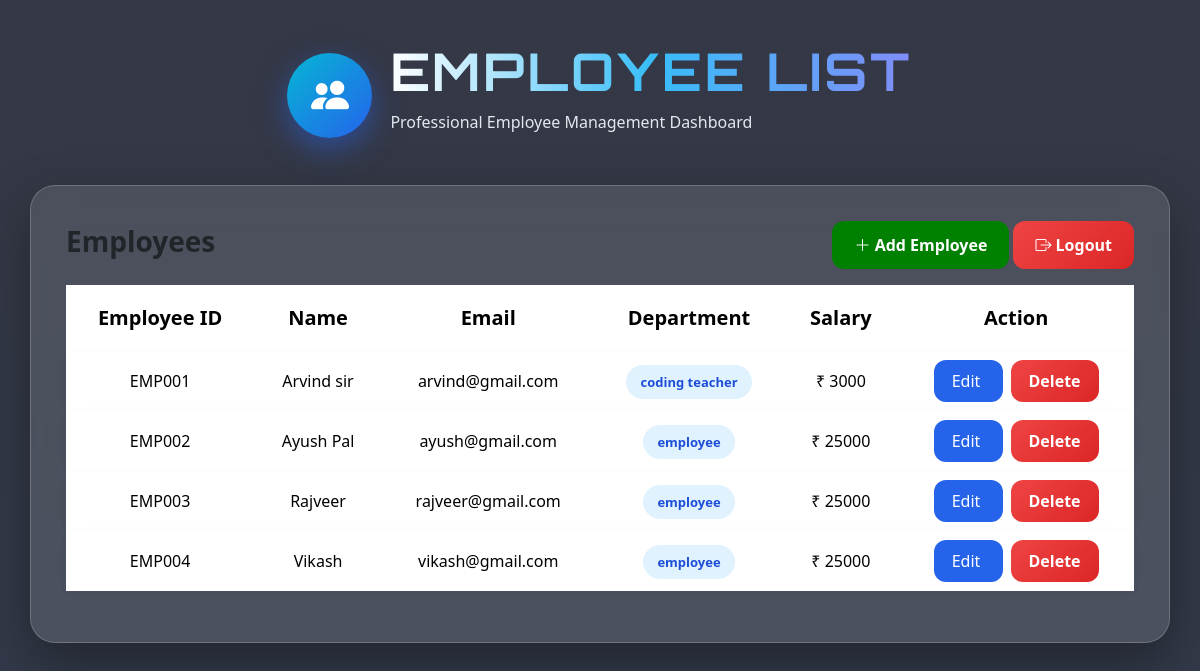
The app's page /employeelist with its own data.
### myapp/models.py (models this page shows, shortened)
class Employee(models.Model):
    employee_id = models.CharField(max_length=10, unique=True, editable=False, default='')
    name = models.CharField(max_length=100)
    email = models.EmailField()
    department = models.CharField(max_length=100)
    salary = models.IntegerField()

### myapp/views.py (the view)
# urls.py: path('employeelist', views.employee_list, name='employee_list'),
def employee_list(request):
    employees = Employee.objects.all()
    return render(request, 'view_employee.html', {
        'employees': employees
    })

### myapp/templates/view_employee.html (shortened to what this page needs)
<!DOCTYPE html>
<html lang="en">
<head>
    <link href="https://cdn.jsdelivr.net/npm/bootstrap@5.3.3/dist/css/bootstrap.min.css" rel="stylesheet">
    <link rel="stylesheet"
    href="https://cdn.jsdelivr.net/npm/bootstrap-icons@1.11.3/font/bootstrap-icons.min.css">
    <link rel="stylesheet"
    href="https://cdnjs.cloudflare.com/ajax/libs/font-awesome/6.5.2/css/all.min.css"/>
</head>
<body>
<div class="modern-heading">
    <div class="heading-icon">
        <i class="bi bi-people-fill"></i>
    </div>
    <div>
        <h1 class="heading-title">EMPLOYEE LIST</h1>
        <p class="heading-subtitle">Professional Employee Management Dashboard</p>
    </div>
</div>
<div class="container employee-card">
    <div class="d-flex justify-content-between align-items-center mb-3">
        <h3 class="fw-bold">Employees</h3>
     <div class="d-flex align-items-center">
    <a href="{% url 'create_employee' %}" class="add-btn">
        <i class="bi bi-plus-lg"></i> Add Employee
    </a>
    <a href="{% url 'logout' %}" class="logout-btn ms-1">
        <i class="bi bi-box-arrow-right"></i> Logout
    </a>
</div>
    </div>
    <table class="table align-middle text-center" id="one">
        <thead>
            <tr>
                <th>Employee ID</th>
                <th>Name</th>
                <th>Email</th>
                <th>Department</th>
                <th>Salary</th>
                <th>Action</th>
            </tr>
        </thead>
        <tbody>
        {% for employee in employees %}
        <tr>
            <td>{{ employee.employee_id }}</td>
            <td>{{ employee.name }}</td>
            <td>{{ employee.email }}</td>
            <td>
                <span class="department-badge">
                    {{ employee.department }}
                </span>
            </td>
            <td>₹ {{ employee.salary }}</td>
            <td>
                <a href="{% url 'update_employee' employee.id %}" class="btn-update">
                    Edit
                </a>
                <a href="{% url 'delete_employee' employee.id %}" class="btn-delete">
                    Delete
                </a>
            </td>
        </tr>
        {% empty %}
        <tr>
            <td colspan="6">No Employees Found</td>
        </tr>
        {% endfor %}
        </tbody>
    </table>
</div>
</body>
</html>

### myapp/templates/view_employee.html (style rules this page uses)
body { min-height:100vh; padding:40px 0; background: linear-gradient(rgba(2,6,23,.8),rgba(15,23,42,.85)), url('https://images.unsplash.com/photo-1497366754035-f200968a6e72?q=80&w=1920'); background-size:cover; background-position:center; background-repeat:no-repeat; background-attachment:fixed; }
.modern-heading { display:flex; align-items:center; justify-content:center; gap:18px; margin-bottom:35px; }
.heading-icon { width:85px; height:85px; border-radius:50%; background:linear-gradient(135deg,#06b6d4,#2563eb); display:flex; align-items:center; justify-content:center; color:white; font-size:38px; box-shadow:0 10px 30px rgba(37,99,235,0.5); animation:floatIcon 3s ease-in-out infinite; }
.heading-title { font-family:'Orbitron', sans-serif; font-size:52px; font-weight:700; background:linear-gradient(90deg,#ffffff,#38bdf8,#818cf8); -webkit-background-clip:text; -webkit-text-fill-color:transparent; letter-spacing:3px; }
.heading-subtitle { color:#e2e8f0; font-size:16px; }
.employee-card { background: rgba(255,255,255,0.12); backdrop-filter: blur(20px); -webkit-backdrop-filter: blur(20px); border:1px solid rgba(255,255,255,0.2); border-radius:25px; padding:35px; box-shadow:0 20px 50px rgba(0,0,0,0.35); }
.table { background:linear-gradient(135deg,#2563eb,#06b6d4); }
.table thead th { color:black; padding:18px; border:none; font-size:20px; font-weight:600; }
.table tbody tr { background:blue; box-shadow:0 2px 10px rgba(0,0,0,0.05); transition:0.3s; border-radius:12px; }
.table tbody td { padding:18px; border:none; font-weight:400; }
.department-badge { background:#e0f2fe; color:#1d4ed8; padding:8px 14px; border-radius:30px; font-size:13px; font-weight:600; }
.btn-update { background:#2563EB; color:white; padding:10px 18px; border-radius:12px; text-decoration:none; font-weight:400; margin-right:8px; }
.btn-delete { background:linear-gradient(135deg,#ef4444,#dc2626); color:white; padding:10px 18px; border-radius:12px; text-decoration:none; font-weight:600; }
.add-btn { background:green; color:white; padding:12px 22px; border-radius:12px; text-decoration:none; font-weight:600; }
.logout-btn { background:linear-gradient(135deg,#ef4444,#dc2626); color:white; padding:12px 22px; border-radius:12px; text-decoration:none; font-weight:600; transition:0.3s; }

### records on screen
Employee: employee_id "EMP001", name "Arvind sir", email "arvind@gmail.com", department "coding teacher", salary "3000"
Employee: employee_id "EMP002", name "Ayush Pal", email "ayush@gmail.com", department "employee", salary "25000"
Employee: employee_id "EMP003", name "Rajveer", email "rajveer@gmail.com", department "employee", salary "25000"
Employee: employee_id "EMP004", name "Vikash", email "vikash@gmail.com", department "employee", salary "25000"
